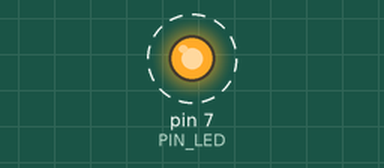
Recording of a sketch running on a simulated Arduino Uno, built with avr-gcc and run on an emulated ATmega328P. On the bench: output pins drawn as LEDs (lit = HIGH). Dashed ring = blinking. At 2.1 s the program stops and its outputs stay as they are.

Above: at 1.05 s.
Timing chart, 0 to 3.6 s (numbered marks = the images above):
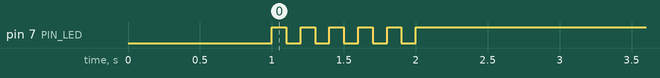

The sketch:

05_practice_2.ino
```cpp
#define PIN_LED 7
unsigned int count, toggle;

void setup() {
  pinMode(PIN_LED, OUTPUT);
  Serial.begin(115200);
  while (!Serial) {
    ;
  }
  digitalWrite(PIN_LED, toggle);
  delay(1000);
  count = toggle = 0;
}


void loop() {
  // put your main code here, to run repeatedly:
  toggle = toggle_state(toggle);
  digitalWrite(PIN_LED, toggle);
  delay(100);
  ++count;
  if (count == 11) {
    while(1) {}
  }
}

int toggle_state(int toggle) {
  return !toggle;
}
```

Measured:
- by itself, pin 7 (PIN_LED): alternates HIGH for 0.10 s and LOW for 0.10 s, 11 changes in all, then stays HIGH
